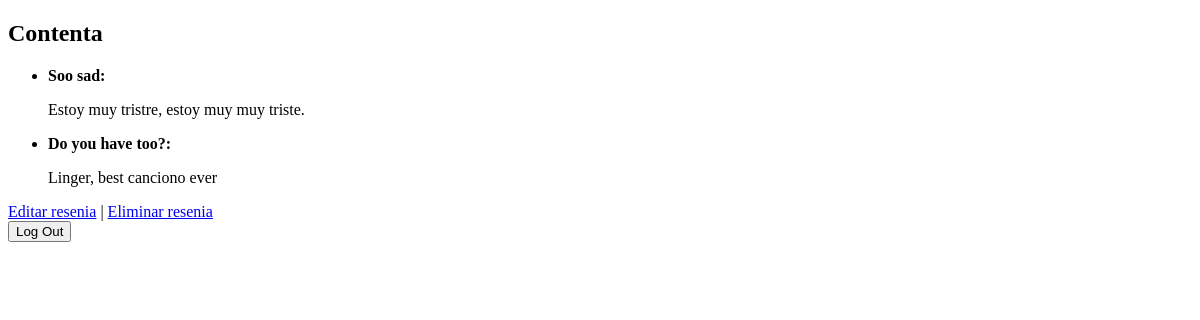
The page /blog/contenta/detail/ (signed in) on the database as committed earlier.
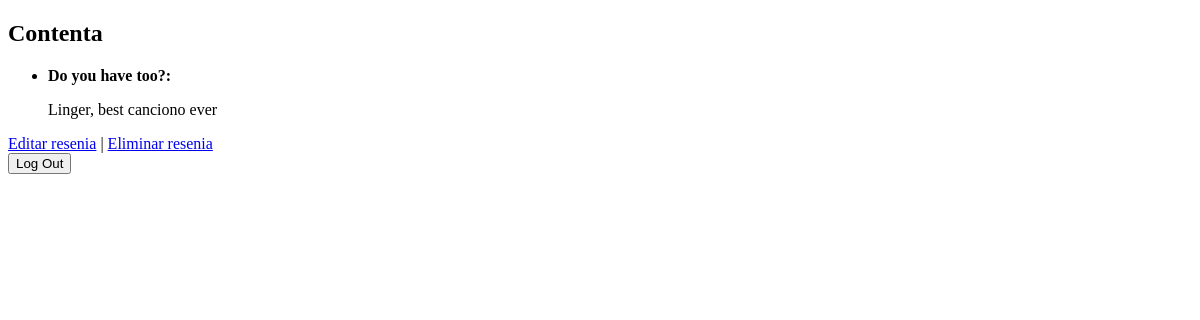
The same page on the database as committed later.
### apps/blog/models.py (models this page shows, shortened)
class ContenidoResenia(models.Model):
    title = models.CharField(max_length=200)
    contenido = models.TextField()
    musica = models.ForeignKey('musica.Cancion', on_delete=models.CASCADE, related_name='resenias')
    created_date = models.DateField(auto_now_add=True)
    updated_date = models.DateField(auto_now=True)
    calificacion = models.PositiveSmallIntegerField(default=1, validators=[MinValueValidator(1), MaxValueValidator(5)])
    user = models.ForeignKey(settings.AUTH_USER_MODEL, on_delete=models.CASCADE, related_name='post_resenia',
                                default=None)
    class Meta:
        unique_together = ['musica', 'user']

### apps/blog/views.py (the view)
# urls.py: path('<slug:slug>/detail/', views.detail_view, name='detail_view'),
@login_required
def detail_view(request, slug):
    musica = Cancion.objects.prefetch_related('resenias').get(slug=slug)
    musica.has_review = musica.resenias.filter(user=request.user).exists()
    resenias = musica.resenias.all()
    return render(request, 'blog/music_detail.html', {'musica':musica, 'resenias':resenias})

### apps/blog/templates/blog/music_detail.html
{% extends "base.html" %}
{% block contenido %}
    <h2>{{musica.nombre}}</h2>
    <ul>
    {% for resenia in resenias %}
        <li><strong>{{resenia.title}}: </strong><p>{{resenia.contenido}}</p></li>
    {% empty %}
        <li>Que no hay resenias, necio!!</li>
    {% endfor %}
    </ul>
    {% if not musica.has_review %}<a href="{% url 'add_resenia' musica.slug %}">Añadir resenia</a>
    {% else %}
    <a href="#">Editar resenia</a> |
    <a href="{% url 'delete_resenia' musica.slug %}">Eliminar resenia</a>
    {% endif %}
{% endblock contenido %}

Rows that differ between the two databases and show on the page:
removed ContenidoResenia: title "Soo sad", contenido "Estoy muy tristre, estoy muy muy triste."
